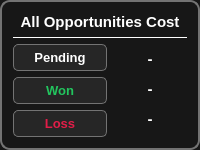
                   <widget class="QFrame" name="frame_5">
                    <property name="styleSheet">
                     <string notr="true">border: 2px solid #737373;
background-color: #171717;
border-radius: 10px;</string>
                    </property>
                    <property name="frameShape">
                     <enum>QFrame::Shape::StyledPanel</enum>
                    </property>
                    <property name="frameShadow">
                     <enum>QFrame::Shadow::Raised</enum>
                    </property>
                    <layout class="QVBoxLayout" name="verticalLayout_12">
                     <item>
                      <layout class="QHBoxLayout" name="horizontalLayout_18">
                       <item>
                        <widget class="QLabel" name="leadinfohead_lbl_3">
                         <property name="sizePolicy">
                          <sizepolicy hsizetype="Expanding" vsizetype="Fixed">
                           <horstretch>0</horstretch>
                           <verstretch>0</verstretch>
                          </sizepolicy>
                         </property>
                         <property name="font">
                          <font>
                           <pointsize>11</pointsize>
                           <bold>true</bold>
                          </font>
                         </property>
                         <property name="styleSheet">
                          <string notr="true">background: transparent;
color: #fff;
border: none</string>
                         </property>
                         <property name="text">
                          <string>All Opportunities Cost</string>
                         </property>
                         <property name="alignment">
                          <set>Qt::AlignmentFlag::AlignCenter</set>
                         </property>
                        </widget>
                       </item>
                      </layout>
                     </item>
                     <item>
                      <widget class="Line" name="line_6">
                       <property name="styleSheet">
                        <string notr="true">
    background-color: white;
    max-height: 1px;
    min-height: 1px;
    border: none;
</string>
                       </property>
                       <property name="frameShadow">
                        <enum>QFrame::Shadow::Sunken</enum>
                       </property>
                       <property name="orientation">
                        <enum>Qt::Orientation::Horizontal</enum>
                       </property>
                      </widget>
                     </item>
                     <item>
                      <layout class="QHBoxLayout" name="horizontalLayout_21">
                       <item>
                        <layout class="QVBoxLayout" name="verticalLayout_26">
                         <item>
                          <widget class="QPushButton" name="pending_btn">
                           <property name="font">
                            <font>
                             <family>Segoe UI</family>
                             <pointsize>10</pointsize>
                             <italic>false</italic>
                             <bold>true</bold>
                            </font>
                           </property>
                           <property name="cursor">
                            <cursorShape>PointingHandCursor</cursorShape>
                           </property>
                           <property name="toolTip">
                            <string/>
                           </property>
                           <property name="styleSheet">
                            <string notr="true">QPushButton {
    background-color: #262626;
    border: 1px solid #737373;
    color: white;
    border-radius: 5px;
    padding: 5px;
    text-align: center;
	padding-left: 20px;
    padding-right: 20px;
}

QPushButton:hover {
    background-color: rgb(200, 200, 200);  /* Darker gray on hover */
    color: rgb(0, 0, 0);
}

QPushButton:pressed {
    background-color: rgb(180, 180, 180);  /* Darker gray on press */
}
</string>
                           </property>
                           <property name="text">
                            <string>Pending</string>
                           </property>
                          </widget>
                         </item>
                         <item>
                          <widget class="QPushButton" name="won_btn">
                           <property name="font">
                            <font>
                             <family>Segoe UI</family>
                             <pointsize>10</pointsize>
                             <italic>false</italic>
                             <bold>true</bold>
                            </font>
                           </property>
                           <property name="cursor">
                            <cursorShape>PointingHandCursor</cursorShape>
                           </property>
                           <property name="toolTip">
                            <string/>
                           </property>
                           <property name="styleSheet">
                            <string notr="true">QPushButton {
    background-color: #262626;
    border: 1px solid #737373;
    color: #22C55E;
    border-radius: 5px;
    padding: 5px;
    text-align: center;
	padding-left: 20px;
    padding-right: 20px;
}

QPushButton:hover {
    background-color: rgb(200, 200, 200);  /* Darker gray on hover */
    color: #22C55E;
}

QPushButton:pressed {
    background-color: rgb(180, 180, 180);  /* Darker gray on press */
    color: #22C55E;
}
</string>
                           </property>
                           <property name="text">
                            <string>Won</string>
                           </property>
                          </widget>
                         </item>
                         <item>
                          <widget class="QPushButton" name="loss_btn">
                           <property name="font">
                            <font>
                             <family>Segoe UI</family>
                             <pointsize>10</pointsize>
                             <italic>false</italic>
                             <bold>true</bold>
                            </font>
                           </property>
                           <property name="cursor">
                            <cursorShape>PointingHandCursor</cursorShape>
                           </property>
                           <property name="toolTip">
                            <string/>
                           </property>
                           <property name="styleSheet">
                            <string notr="true">QPushButton {
    background-color: #262626;
    border: 1px solid #737373;
    color: #E11D48;
    border-radius: 5px;
    padding: 5px;
    text-align: center;
	padding-left: 20px;
    padding-right: 20px;
}

QPushButton:hover {
    background-color: rgb(200, 200, 200);  /* Darker gray on hover */
    color: #E11D48;
}

QPushButton:pressed {
    background-color: rgb(180, 180, 180);  /* Darker gray on press */
    color: #E11D48;
}
</string>
                           </property>
                           <property name="text">
                            <string>Loss</string>
                           </property>
                          </widget>
                         </item>
                        </layout>
                       </item>
                       <item>
                        <layout class="QVBoxLayout" name="verticalLayout_27">
                         <item>
                          <widget class="QLabel" name="pending_lbl">
                           <property name="sizePolicy">
                            <sizepolicy hsizetype="Expanding" vsizetype="Fixed">
                             <horstretch>0</horstretch>
                             <verstretch>0</verstretch>
                            </sizepolicy>
                           </property>
                           <property name="font">
                            <font>
                             <pointsize>11</pointsize>
                             <bold>true</bold>
                            </font>
                           </property>
                           <property name="styleSheet">
                            <string notr="true">background: transparent;
color: #fff;
border: none</string>
                           </property>
                           <property name="text">
                            <string>-</string>
                           </property>
                           <property name="alignment">
                            <set>Qt::AlignmentFlag::AlignCenter</set>
                           </property>
                          </widget>
                         </item>
                         <item>
                          <widget class="QLabel" name="won_lbl">
                           <property name="sizePolicy">
                            <sizepolicy hsizetype="Expanding" vsizetype="Fixed">
                             <horstretch>0</horstretch>
                             <verstretch>0</verstretch>
                            </sizepolicy>
                           </property>
                           <property name="font">
                            <font>
                             <pointsize>11</pointsize>
                             <bold>true</bold>
                            </font>
                           </property>
                           <property name="styleSheet">
                            <string notr="true">background: transparent;
color: #fff;
border: none</string>
                           </property>
                           <property name="text">
                            <string>-</string>
                           </property>
                           <property name="alignment">
                            <set>Qt::AlignmentFlag::AlignCenter</set>
                           </property>
                          </widget>
                         </item>
                         <item>
                          <widget class="QLabel" name="loss_lbl">
                           <property name="sizePolicy">
                            <sizepolicy hsizetype="Expanding" vsizetype="Fixed">
                             <horstretch>0</horstretch>
                             <verstretch>0</verstretch>
                            </sizepolicy>
                           </property>
                           <property name="font">
                            <font>
                             <pointsize>11</pointsize>
                             <bold>true</bold>
                            </font>
                           </property>
                           <property name="styleSheet">
                            <string notr="true">background: transparent;
color: #fff;
border: none</string>
                           </property>
                           <property name="text">
                            <string>-</string>
                           </property>
                           <property name="alignment">
                            <set>Qt::AlignmentFlag::AlignCenter</set>
                           </property>
                          </widget>
                         </item>
                        </layout>
                       </item>
                      </layout>
                     </item>
                    </layout>
                   </widget>
